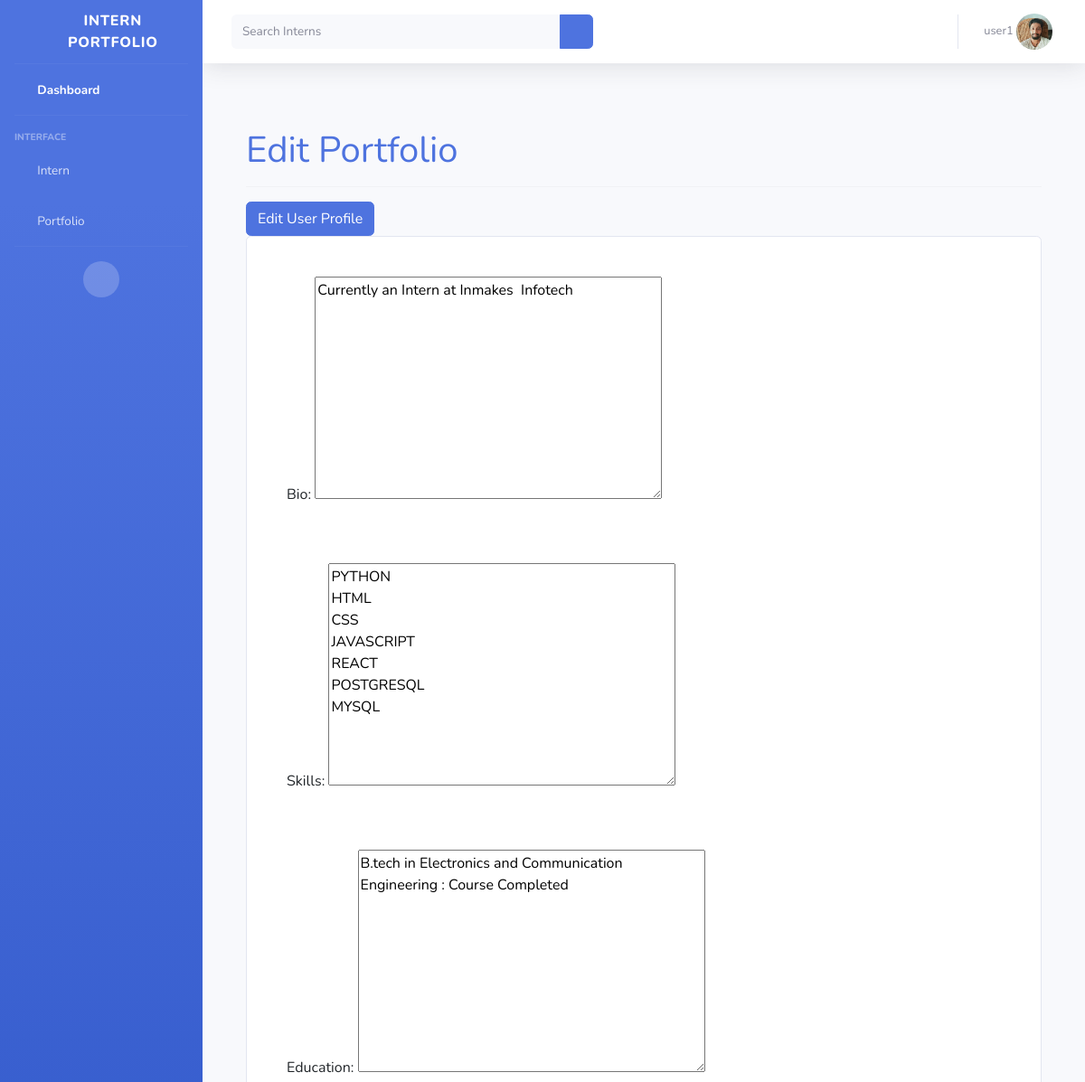
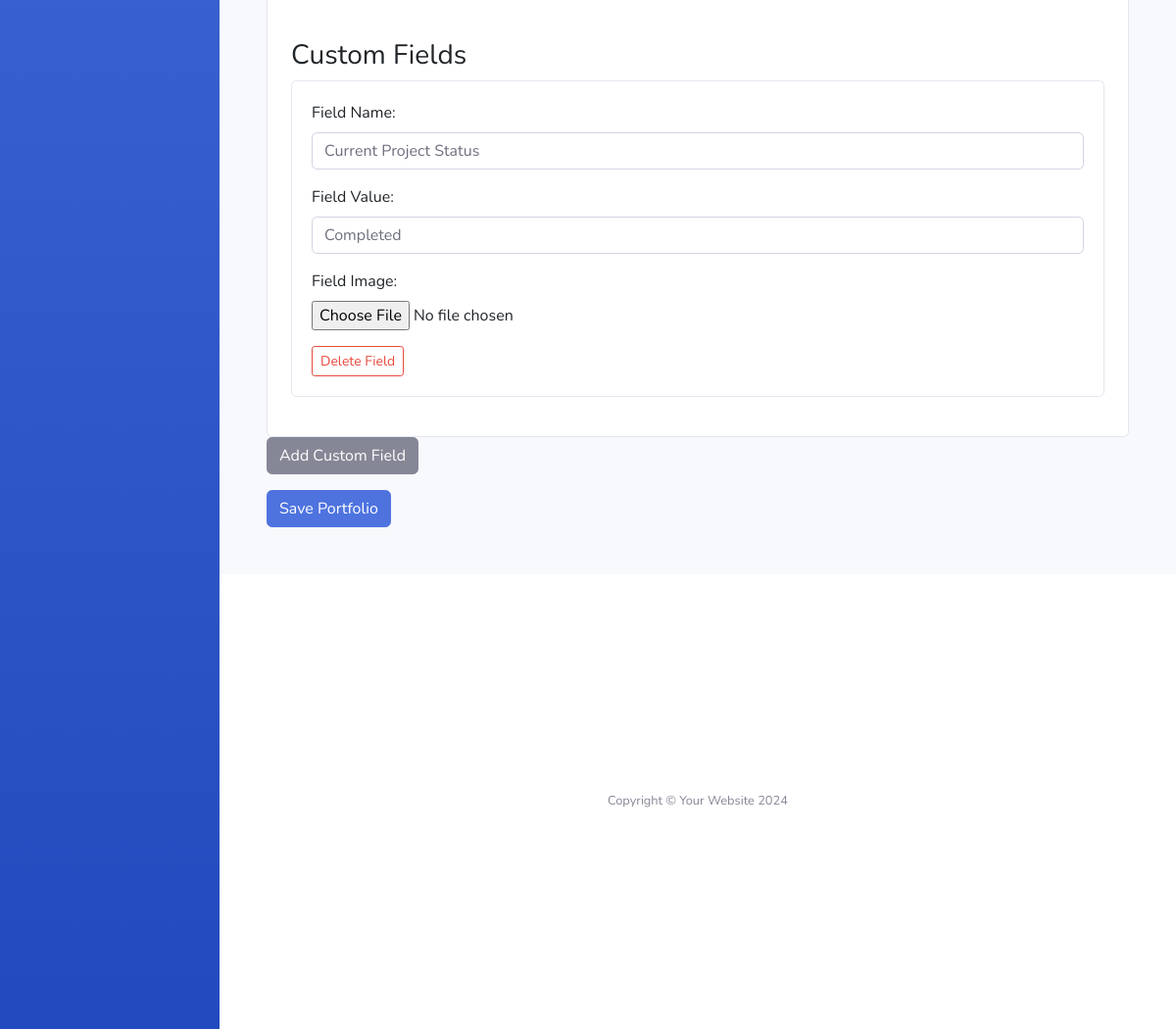
Page /portfolio/edit/ (signed in) on the committed database (2 pictures, top to bottom).
### profiles/models.py (models this page shows, shortened)
class UserProfile(models.Model):
    user = models.OneToOneField(User, on_delete=models.CASCADE)
    name = models.CharField(max_length=200)
    email = models.EmailField(max_length=200, null=True, unique=True)
    phone = models.CharField(max_length=15, null=True)
    profile_pic = models.ImageField(null=True, blank=True)

class Portfolio(models.Model):
    user_profile = models.ForeignKey(UserProfile, on_delete=models.CASCADE)
    bio = models.TextField(blank=True)
    skills = models.TextField(blank=True)
    education = models.TextField(blank=True)
    created_at = models.DateTimeField(auto_now_add=True)

class CustomField(models.Model):
    portfolio = models.ForeignKey(Portfolio, on_delete=models.CASCADE)
    field_name = models.CharField(max_length=200)
    field_value = models.TextField(blank=True)
    field_image = models.ImageField(upload_to='custom_field_images/', blank=True, null=True)

### profiles/views.py (the view)
# urls.py: path('portfolio/edit/', edit_portfolio_view, name='edit_portfolio'),
@login_required(login_url='login')
def edit_portfolio_view(request):
    user_profile = request.user.userprofile
    portfolio = Portfolio.objects.get(user_profile=user_profile)
    custom_fields = CustomField.objects.filter(portfolio=portfolio)
    if request.method == 'POST':
        portfolio_form = PortfolioForm(request.POST, instance=portfolio)
        if portfolio_form.is_valid():
            portfolio = portfolio_form.save(commit=False)
            portfolio.user_profile = user_profile
            portfolio.save()
        else:
            print("Portfolio form errors:", portfolio_form.errors)
        for field in custom_fields:
            field_name_key = f'custom_field_name_{field.id}'
            field_value_key = f'custom_field_value_{field.id}'
            field_image_key = f'custom_field_image_{field.id}'
            field_name = request.POST.get(field_name_key)
            field_value = request.POST.get(field_value_key)
            field_image = request.FILES.get(field_image_key)
            field.field_name = field_name
            field.field_value = field_value
            if field_image:
                field.field_image = field_image
            field.save()
        return redirect('portfolio_view')
    else:
        portfolio_form = PortfolioForm(instance=portfolio)
    context = {
        'portfolio_form': portfolio_form,
        'custom_fields': custom_fields,
    }
    return render(request, 'Portfolio/edit_portfolio.html', context)

### profiles/forms.py
class PortfolioForm(forms.ModelForm):
    class Meta:
        model = Portfolio
        fields = ['bio', 'skills', 'education']

### profiles/context_processor.py (called while the page is built)
def is_admin(request):
    is_admin = False
    if request.user.is_authenticated and request.user.groups.filter(name='Admin').exists():
        is_admin = True
    return {'is_admin':is_admin}

def is_intern(request):
    is_intern = False
    if request.user.is_authenticated and request.user.groups.filter(name='Intern').exists():
        is_intern = True
    return {'is_intern':is_intern}

### templates/Portfolio/edit_portfolio.html (shortened to what this page needs)
{% extends 'base.html' %}
{% block content %}
<div class="flex-container p-5">
    <h1 class="text-primary">Edit Portfolio</h1>
    <hr>
    <form method="post" enctype="multipart/form-data">
        <a href="{% url 'edit_profile' %}" class="btn btn-primary">Edit User Profile</a></td></h3>
        <div class="card p-4">
            <div class="form-group card-body">
                <label for="{{ portfolio_form.bio.id_for_label }}">Bio:</label>
                {{ portfolio_form.bio }}
            </div>
            <div class="form-group card-body">
                <label for="{{ portfolio_form.skills.id_for_label }}">Skills:</label>
                {{ portfolio_form.skills }}
            </div>
            <div class="form-group card-body">
                <label for="{{ portfolio_form.education.id_for_label }}">Education:</label>
                {{ portfolio_form.education }}
            </div>
            <h3>Custom Fields</h3>
            {% if custom_fields %}
                {% for field in custom_fields %}
                    <div class="card mb-3">
                        <div class="card-body">
                            <div class="form-group">
                                <label for="id_custom_field_name_{{ field.id }}">Field Name:</label>
                                <input type="text" id="id_custom_field_name_{{ field.id }}" name="custom_field_name_{{ field.id }}" class="form-control" value="{{ field.field_name }}">
                            </div>
                            <div class="form-group">
                                <label for="id_custom_field_value_{{ field.id }}">Field Value:</label>
                                <input type="text" id="id_custom_field_value_{{ field.id }}" name="custom_field_value_{{ field.id }}" class="form-control" value="{{ field.field_value }}">
                            </div>
                            <div class="form-group">
                                <label for="id_custom_field_image_{{ field.id }}">Field Image:</label>
                                <input type="file" id="id_custom_field_image_{{ field.id }}" name="custom_field_image_{{ field.id }}" class="form-control-file" onchange="previewImage(this, 'custom_field_image_preview_{{ field.id }}')">
                            </div>
                            <a href="{% url 'delete_custom_field' field.id %}" class="btn btn-sm btn-outline-danger">Delete Field</a>
                        </div>
                    </div>
                {% endfor %}
            {% else %}
                <p>No custom fields added yet.</p>
            {% endif %}
         </div>
        <p><a class="btn btn-secondary" href="{% url 'add_custom_field' %}">Add Custom Field</a></p>
        <button type="submit" name="save_portfolio" class="btn btn-primary">Save Portfolio</button>
    </form>
</div>
{% endblock %}

### templates/base.html (shortened to what this page needs)
<!DOCTYPE html>
{% load static %}
<html lang="en">
<head>
    <link href="https://cdn.jsdelivr.net/npm/bootstrap@5.3.3/dist/css/bootstrap.min.css" rel="stylesheet">
    <link href="{% static 'vendor/fontawesome-free/css/all.min.css' %}" rel="stylesheet" type="text/css">
    <link href="{% static 'css/sb-admin-2.min.css' %}" rel="stylesheet">
</head>
</html>
<body id="page-top">
    <div id="wrapper">
        <ul class="navbar-nav bg-gradient-primary sidebar sidebar-dark accordion" id="accordionSidebar">
            <a class="sidebar-brand d-flex align-items-center justify-content-center" href="{% url 'dash' %}">
                <div class="sidebar-brand-icon rotate-n-15">
                    <i class="fas fa-laugh-wink"></i>
                </div>
                <div class="sidebar-brand-text mx-3">Intern Portfolio</div>
            </a>
            <hr class="sidebar-divider my-0">
            <li class="nav-item active">
                <a class="nav-link" href="{% url 'dash' %}">
                    <i class="fas fa-fw fa-tachometer-alt"></i>
                    <span>Dashboard</span></a>
            </li>
            {% if is_admin or is_intern %}
            <hr class="sidebar-divider">
            <div class="sidebar-heading">
                Interface
            </div>
            <li class="nav-item">
                <a class="nav-link collapsed" href="#" data-toggle="collapse" data-target="#collapseTwo"
                    aria-expanded="true" aria-controls="collapseTwo">
                    <i class="fas fa-fw fa-cog"></i>
                    <span>Intern </span>
                </a>
            </li>
            <li class="nav-item">
                <a class="nav-link collapsed" href="#" data-toggle="collapse" data-target="#collapseUtilities"
                    aria-expanded="true" aria-controls="collapseUtilities">
                    <i class="fas fa-fw fa-wrench"></i>
                    <span>Portfolio</span>
                </a>
            </li>
            <hr class="sidebar-divider d-none d-md-block">
            <div class="text-center d-none d-md-inline">
                <button class="rounded-circle border-0" id="sidebarToggle"></button>
            </div>
            {% endif %}
        </ul>
        <div id="content-wrapper" class="d-flex flex-column">
            <div id="content">
                <nav class="navbar navbar-expand navbar-light bg-white topbar mb-4 static-top shadow">
                    <form action="{% url 'search' %}" method="get"
                        class="d-none d-sm-inline-block form-inline mr-auto ml-md-3 my-2 my-md-0 mw-100 navbar-search">
                        <div class="input-group">
                            <input type="text" name="q" class="form-control bg-light border-0 small" placeholder="Search Interns"
                                aria-label="Search" aria-describedby="basic-addon2">
                            <div class="input-group-append">
                                <button class="btn btn-primary" type="submit">
                                    <i class="fas fa-search fa-sm"></i>
                                </button>
                            </div>
                        </div>
                    </form>
                    <ul class="navbar-nav ml-auto">
                        <li class="nav-item dropdown no-arrow">
                            <a class="nav-link dropdown-toggle" href="#" id="userDropdown" role="button"
                                data-toggle="dropdown" aria-haspopup="true" aria-expanded="false">
                                <span class="mr-2 d-none d-lg-inline text-gray-600 small">{{request.user}}
                                    {% if request.user.userprofile.profile_pic %}
                                    <img class="image-profile rounded-circle" src="{{ request.user.userprofile.profile_pic.url }}" alt="Profile" >
                                    {% else %}
                                    <img class="image-profile rounded-circle" src="{% static 'img/profile-img-lh.jpg' %}" alt="Profile" >
                                    {% endif %}
                                </span>
                            </a>
                        </li>
                    </ul>
                </nav>
                {% block content %}
            {% endblock %}
            <footer class="sticky-footer bg-white">
                <div class="container my-auto">
                    <div class="copyright text-center my-auto">
                        <span>Copyright &copy; Your Website 2024</span>
                    </div>
                </div>
            </footer>
        </div>
    </div>
</body>
</html>

### templates/base.html (style rules this page uses)
.image-profile { width: 40px; height: 40px; object-fit: cover; }
.container { display: flex; flex-direction: column; min-height: 50vh; }

### rows in the picture
Portfolio: bio "Currently an Intern at Inmakes Infotech", skills "PYTHON HTML CSS JAVASCRIPT REACT POSTGRESQL MYSQL", education "B.tech in Electronics and Communication Engineering : Course Completed"
CustomField: field_name "Current Project Status", field_value "Completed"

### other values in the picture
{{ request.user }} "user1"
